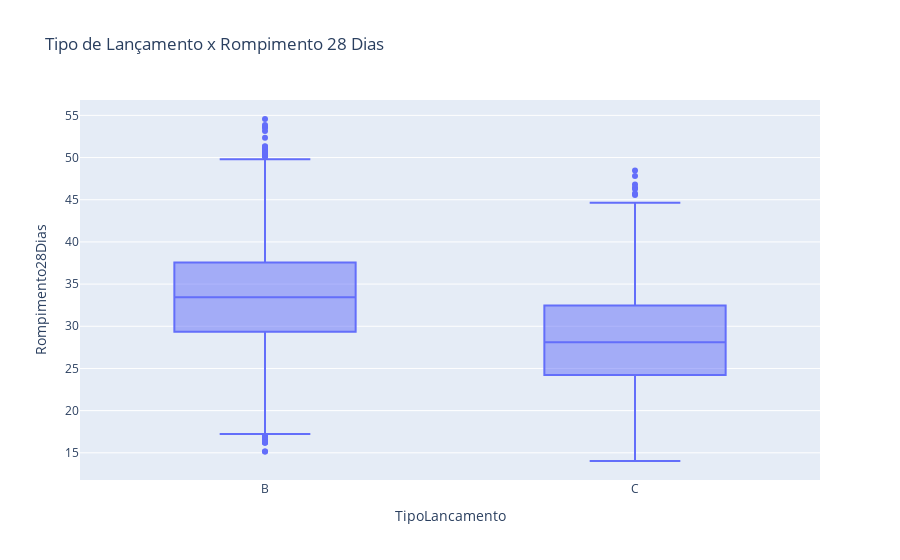

Here is the notebook cell this chart was saved with:
### Code cell
fig = px.box(dados_aglomerante, x="TipoLancamento", y="Rompimento28Dias", title='Tipo de Lançamento x Rompimento 28 Dias')
fig.show()

### Figure 1 — Plotly figure (JSON) as saved in the notebook; plotly's stock layout.template omitted (floating-point values rounded to 4 significant figures; data arrays with more than 128 entries replaced by an {"elided": "..."} marker saying what was removed)
{"data": [{"alignmentgroup": "True", "hovertemplate": "TipoLancamento=%{x}<br>Rompimento28Dias=%{y}<extra></extra>", "legendgroup": "", "marker": {"color": "#636efa"}, "name": "", "notched": false, "offsetgroup": "", "orientation": "v", "showlegend": false, "type": "box", "x": {"elided": "6388 str values"}, "x0": " ", "xaxis": "x", "y": {"elided": "6388 float values"}, "y0": " ", "yaxis": "y"}], "layout": {"boxmode": "group", "legend": {"tracegroupgap": 0}, "title": {"text": "Tipo de Lançamento x Rompimento 28 Dias"}, "xaxis": {"anchor": "y", "domain": [0, 1], "title": {"text": "TipoLancamento"}}, "yaxis": {"anchor": "x", "domain": [0, 1], "title": {"text": "Rompimento28Dias"}}}}
